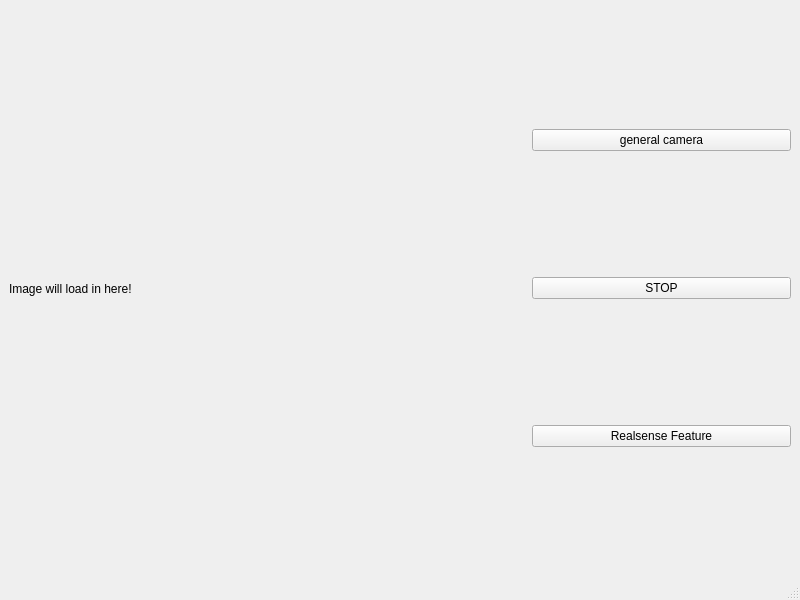
<?xml version="1.0" encoding="UTF-8"?>
<ui version="4.0">
 <class>MainWindow</class>
 <widget class="QMainWindow" name="MainWindow">
  <property name="geometry">
   <rect>
    <x>0</x>
    <y>0</y>
    <width>800</width>
    <height>600</height>
   </rect>
  </property>
  <property name="mouseTracking">
   <bool>false</bool>
  </property>
  <property name="windowTitle">
   <string>MainWindow</string>
  </property>
  <widget class="QWidget" name="centralwidget">
   <layout class="QHBoxLayout" name="horizontalLayout" stretch="2,1">
    <item>
     <widget class="QLabel" name="image">
      <property name="text">
       <string>Image will load in here!</string>
      </property>
     </widget>
    </item>
    <item>
     <layout class="QGridLayout" name="gridLayout">
      <item row="2" column="0">
       <widget class="QPushButton" name="feature">
        <property name="text">
         <string>Realsense Feature</string>
        </property>
       </widget>
      </item>
      <item row="0" column="0">
       <widget class="QPushButton" name="GeneralCam">
        <property name="mouseTracking">
         <bool>true</bool>
        </property>
        <property name="text">
         <string>general camera</string>
        </property>
       </widget>
      </item>
      <item row="1" column="0">
       <widget class="QPushButton" name="stop">
        <property name="text">
         <string>STOP</string>
        </property>
       </widget>
      </item>
     </layout>
    </item>
   </layout>
  </widget>
  <widget class="QMenuBar" name="menubar">
   <property name="geometry">
    <rect>
     <x>0</x>
     <y>0</y>
     <width>800</width>
     <height>22</height>
    </rect>
   </property>
  </widget>
  <widget class="QStatusBar" name="statusbar"/>
 </widget>
 <resources/>
 <connections/>
</ui>
